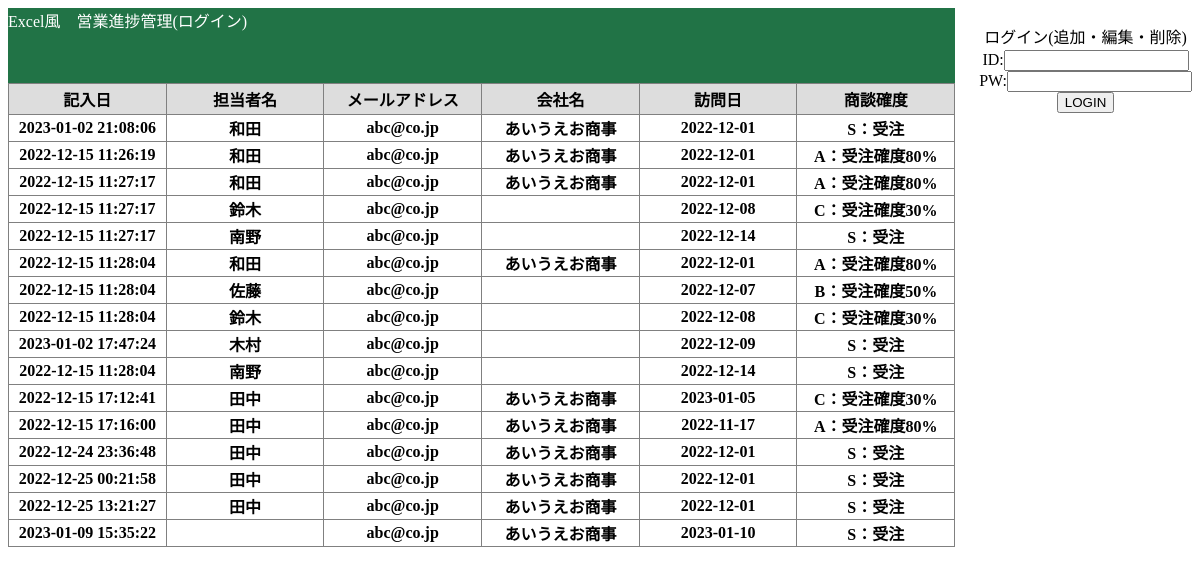
Page /php01_kadai/login.php on the committed database.
### tables this page shows
CREATE TABLE `gs_bm_table` (
  `id` int(12) NOT NULL,
  `date` datetime NOT NULL,
  `name` varchar(64) DEFAULT NULL,
  `mail` varchar(128) DEFAULT NULL,
  `company_name` text DEFAULT NULL,
  `visit_date` date DEFAULT NULL,
  `score` varchar(128) DEFAULT NULL
);

### php01_kadai/login.php (the view, shortened to what this page needs)
<?php
try {
    $pdo = new PDO('mysql:dbname=php_kadai;charset=utf8;host=localhost', 'root', '');
  } catch (PDOException $e) {
    exit('DBConnectError'.$e->getMessage());
  }
  $stmt = $pdo->prepare("SELECT * FROM gs_bm_table WHERE mail LIKE '%@%';");
  $status = $stmt->execute();
  if ($status==false) {
    $error = $stmt->errorInfo();
    exit("ErrorQuery:".$error[2]);
  }else{
    while( $result = $stmt->fetch(PDO::FETCH_ASSOC)){
$date= $result['date'];
$name = $result['name'];
$mail = $result['mail'];
$company_name = $result['company_name'];
$visit_date = $result['visit_date'];
$score = $result['score'];
$view.="
<tr>
<th>$date</th>
<th>$name</th>
<th>$mail</th>
<th>$company_name</th>
<th>$visit_date</th>
<th>$score</th>
</tr>
";
}}
?>
<html>
<head>
    <link rel="stylesheet" href="./style.css">
</head>
<body>
<div class="scroll_all">
<form name="form1" action="login_act.php" method="post">
<p id="scroll1">ログイン(追加・編集・削除)</p>
        ID:<input type="text" name="lid" /><br>
        PW:<input type="password" name="lpw" /><br>
        <input type="submit" value="LOGIN" />
 </form>
</div>
<table border="1">
<div class="excel" >
    <p>Excel風　営業進捗管理(ログイン)</p>
<tr class="header">
          <th class="item2">記入日</th>
          <th class="item2">担当者名</th>
          <th class="item2">メールアドレス</th>
          <th class="item2">会社名</th>
          <th class="item2">訪問日</th>
          <th class="item2">商談確度</th>
</tr>
<div><?= $view ?></div>
</table>
</body>
</html>

### php01_kadai/style.css (style rules this page uses)
.excel { height: 75px; width: 80%; background-color:rgb(33, 115, 70); color: white; }
table { border-collapse: collapse; width: 80%; }
.item2 { border: 1px solid grey; padding: 3px 10px; background: #ddd; width: 100px; }
p { margin-bottom: 2px; }
.scroll_all { position: sticky; float: right; text-align: center; }

### rows in the picture
gs_bm_table: date "2023-01-02 21:08:06", name "和田", mail "abc@co.jp", company_name "あいうえお商事", visit_date "2022-12-01", score "S：受注"
gs_bm_table: date "2022-12-15 11:26:19", name "和田", mail "abc@co.jp", company_name "あいうえお商事", visit_date "2022-12-01", score "A：受注確度80%"
gs_bm_table: date "2022-12-15 11:27:17", name "和田", mail "abc@co.jp", company_name "あいうえお商事", visit_date "2022-12-01", score "A：受注確度80%"
gs_bm_table: date "2022-12-15 11:27:17", name "鈴木", mail "abc@co.jp", visit_date "2022-12-08", score "C：受注確度30%"
gs_bm_table: date "2022-12-15 11:27:17", name "南野", mail "abc@co.jp", visit_date "2022-12-14", score "S：受注"
gs_bm_table: date "2022-12-15 11:28:04", name "和田", mail "abc@co.jp", company_name "あいうえお商事", visit_date "2022-12-01", score "A：受注確度80%"
gs_bm_table: date "2022-12-15 11:28:04", name "佐藤", mail "abc@co.jp", visit_date "2022-12-07", score "B：受注確度50%"
gs_bm_table: date "2022-12-15 11:28:04", name "鈴木", mail "abc@co.jp", visit_date "2022-12-08", score "C：受注確度30%"
gs_bm_table: date "2023-01-02 17:47:24", name "木村", mail "abc@co.jp", visit_date "2022-12-09", score "S：受注"
gs_bm_table: date "2022-12-15 11:28:04", name "南野", mail "abc@co.jp", visit_date "2022-12-14", score "S：受注"
gs_bm_table: date "2022-12-15 17:12:41", name "田中", mail "abc@co.jp", company_name "あいうえお商事", visit_date "2023-01-05", score "C：受注確度30%"
gs_bm_table: date "2022-12-15 17:16:00", name "田中", mail "abc@co.jp", company_name "あいうえお商事", visit_date "2022-11-17", score "A：受注確度80%"
gs_bm_table: date "2022-12-24 23:36:48", name "田中", mail "abc@co.jp", company_name "あいうえお商事", visit_date "2022-12-01", score "S：受注"
gs_bm_table: date "2022-12-25 00:21:58", name "田中", mail "abc@co.jp", company_name "あいうえお商事", visit_date "2022-12-01", score "S：受注"
gs_bm_table: date "2022-12-25 13:21:27", name "田中", mail "abc@co.jp", company_name "あいうえお商事", visit_date "2022-12-01", score "S：受注"
gs_bm_table: date "2023-01-09 15:35:22", mail "abc@co.jp", company_name "あいうえお商事", visit_date "2023-01-10", score "S：受注"
